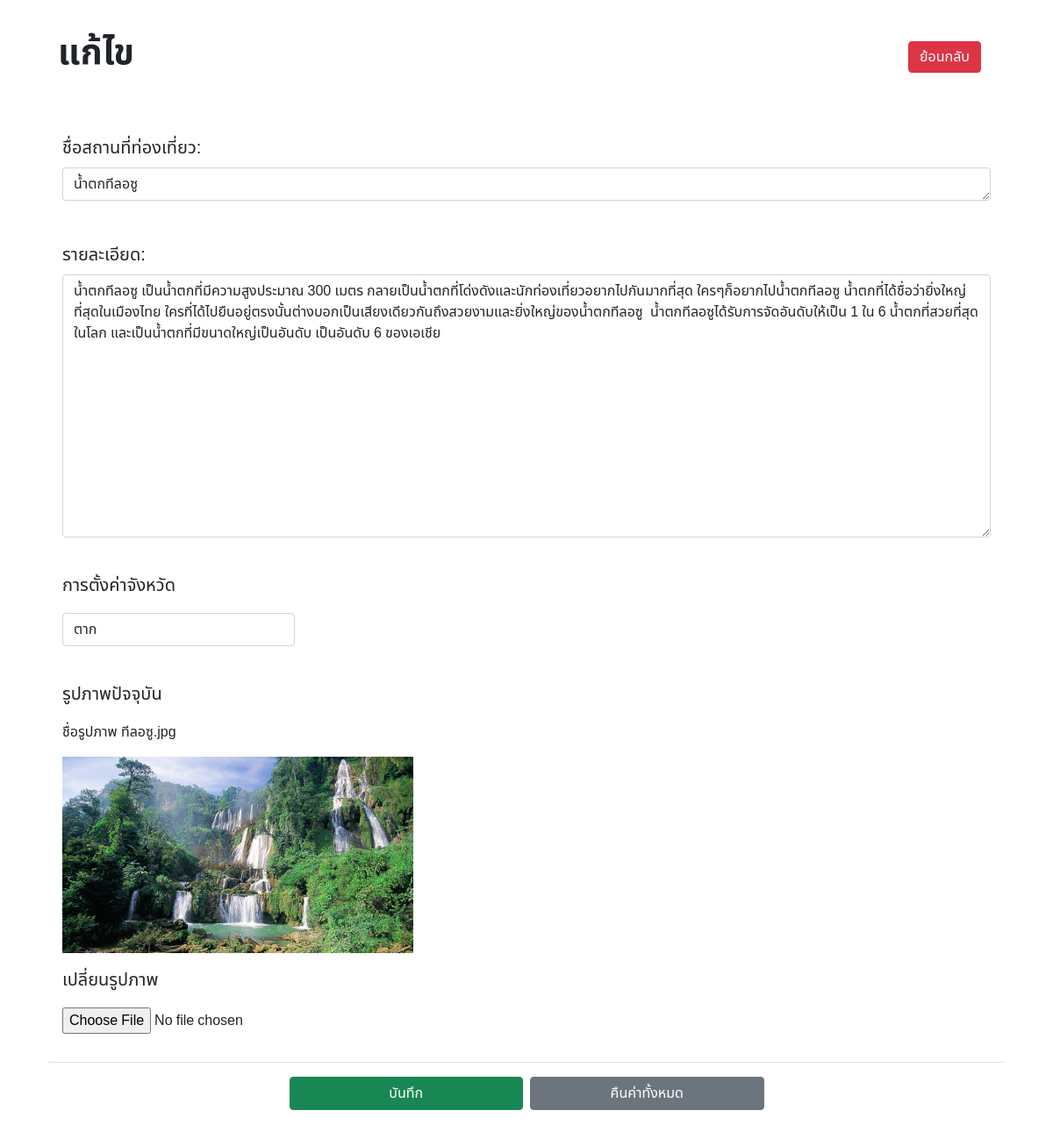
Page /panel/edit_content.php?idC=1 (signed in) on the committed database.
### tables this page shows
CREATE TABLE `content` (
  `id` int NOT NULL AUTO_INCREMENT,
  `name` varchar(255) NOT NULL,
  `details` text NOT NULL,
  `image` text NOT NULL,
  `hide` varchar(1) NOT NULL,
  `id_prov` int NOT NULL,
  PRIMARY KEY (`id`),
  KEY `content` (`id_prov`),
  CONSTRAINT `content` FOREIGN KEY (`id_prov`) REFERENCES `province` (`id_prov`)
);

### panel/edit_content.php (the view, shortened to what this page needs)
<?php
    include "../db/connect.php";
    $id = $_REQUEST['idC'];
    $sql = "SELECT * FROM content WHERE id='$id'";
    $database = $conn->query($sql);
    while($row = $database->fetch_assoc()) {
        $name = $row['name'];
        $details = $row['details'];
        $image = $row['image'];
        $id_prov = $row['id_prov'];
    };
    $sql1 = "SELECT * FROM province";
    $database1 = $conn->query($sql1);
?>
<!DOCTYPE html>
<html lang="en">
<head>
    <link href="https://cdn.jsdelivr.net/npm/bootstrap@5.0.2/dist/css/bootstrap.min.css" rel="stylesheet">
    <link rel="stylesheet" href="../css/style_admin.css">
</head>
<body>
    <header class="container pt-4">
        <nav class="navbar container">
            <div class="container-fluid">
                <h1 class="navbar-brand fs-1 fw-bolder">แก้ไข</h1>
                <a class="btn btn-danger navbar-brand fs-6" href="admin.php">ย้อนกลับ</a>
            </div>
        </nav>
    </header>
    <div class="container" style="padding:25px">
        <form action="edit_content.php?idC=<?php echo $id; ?>"  method="post" enctype="multipart/form-data">
            <div class="modal-body">
                <div class="mb-3">
                    <label for="recipient-name" class="col-form-label fs-5">ชื่อสถานที่ท่องเที่ยว:</label>
                    <textarea type="text" class="form-control" id="text-name" name="name" rows="1"><?php echo $name; ?></textarea>
                </div>
                <div class="mb-3 pt-4">
                    <label for="message-text" class="col-form-label fs-5">รายละเอียด:</label>
                    <textarea type="text" class="form-control" id="message-text" name="text_area" style="height: 300px"><?php echo $details; ?></textarea>
                </div>
                <div class="mb-3 pt-4">
                    <p class="fs-5">การตั้งค่าจังหวัด</p>
                    <select id="inputState" class="form-control w-25" name="select" require>
                        <?php
                            while($row = $database1->fetch_assoc()) {
                                if ($row["id_prov"] == $id_prov) {
                                    echo "<option selected value=". $row['id_prov'].">". $row['name_prov']."</option>";
                                } else {
                                    echo "<option value=". $row['id_prov']. ">".$row['name_prov']."</option>";
                                }
                            }
                        ?>
                    </select>
                </div>
                <div class="mb-3 pt-4">
                    <div class="mb-3">
                        <p class="fs-5">รูปภาพปัจจุบัน</p>
                        <p>ชื่อรูปภาพ <?php echo $image; ?></p>
                        <p><img src="../images/travel/<?php echo $image; ?>" alt="" width='400px'></p>
                    </div>
                    <div class=" mb-3">
                        <p class="fs-5">เปลี่ยนรูปภาพ</p>
                        <input type="file" id="myFile" name="fileImage"><br>
                    </div>
                </div>
            </div>
            <div class="modal-footer justify-content-md-center">
                <button type="submit" class="btn btn-success container w-25" name="submit">บันทึก</button>
                <button  class="btn btn-secondary container w-25"  data-bs-dismiss="modal">คืนค่าทั้งหมด</button>
            </div>
        </form>
    </div>
</body>
</html>

### css/style_admin.css (style rules this page uses)
* { font-family: 'Noto Sans Thai', sans-serif; }

### rows in the picture
content: name "น้ำตกทีลอซู", text_area "น้ำตกทีลอซู เป็นน้ำตกที่มีความสูงประมาณ 300 เมตร กลายเป็นน้ำตกที่โด่งดังและนักท่องเที่ยวอยากไปกันมากที่สุด ใครๆก็อยากไปน้ำตกทีลอซู น้ำตกที่ได้ชื่อว่ายิ่งใหญ่ที่สุดในเมืองไทย ใครที่ได้ไปยืนอยู่ตรงนั้นต่างบอกเป็นเสียงเดียวกันถึงสวยงามและยิ่งใหญ่ของน้ำตกทีลอซู น้ำตกทีลอซูได้รับการจัดอันดับให้เป็น 1 ใน 6 น้ำตกที่สวยที่สุดในโลก และเป็นน้ำตกที่มีขนาดใหญ่เป็นอันดับ เป็นอันดับ 6 ของเอเชีย", image "ทีลอซู.jpg", image (picture)

### other values in the picture
form field select "ตาก"
